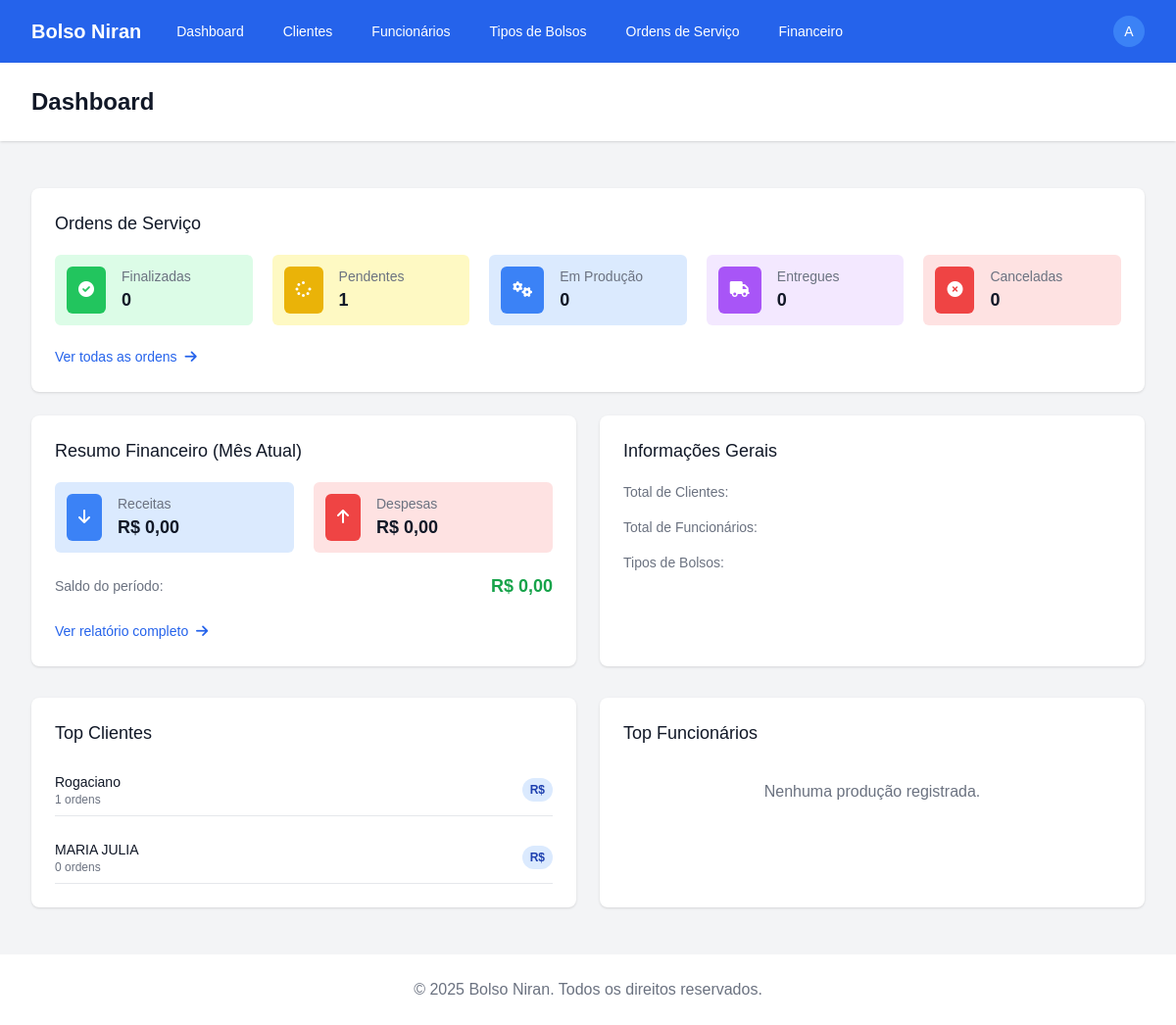
Before: /dashboard/ (signed in) with the older database file.
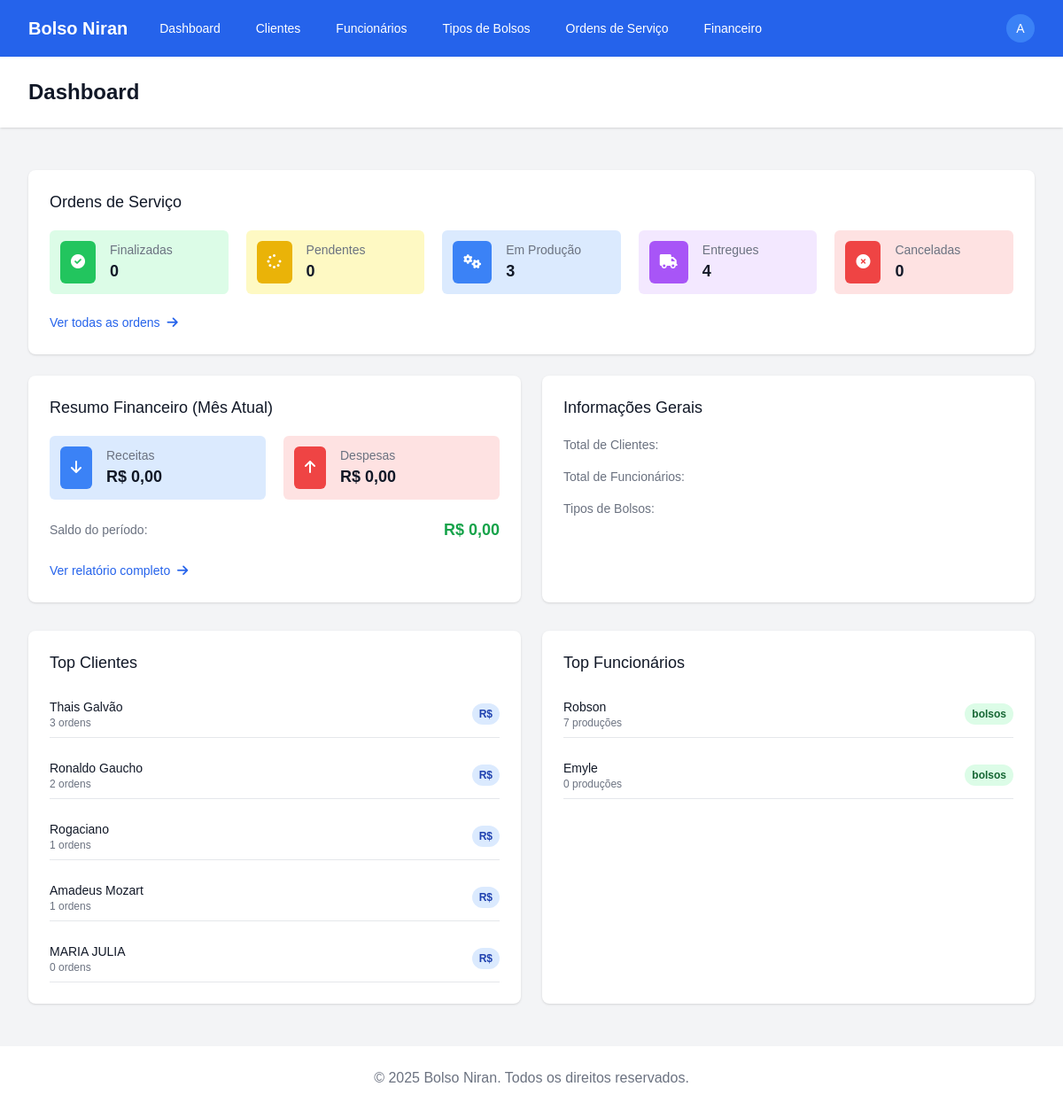
After: the same page with the newer database file.
### apps/clientes/models.py (models this page shows, shortened)
class Cliente(models.Model):
    nome = models.CharField(max_length=100)
    telefone = models.CharField(max_length=20)
    endereco = models.TextField()
    contato = models.CharField(max_length=100)
    email = models.EmailField(blank=True, null=True)
    data_cadastro = models.DateField(auto_now_add=True)
    class Meta:
        verbose_name = 'Cliente'
        verbose_name_plural = 'Clientes'
        ordering = ['nome']

### apps/funcionarios/models.py (models this page shows, shortened)
class Funcionario(models.Model):
    nome = models.CharField(max_length=100)
    contato = models.CharField(max_length=20)
    email = models.EmailField(blank=True, null=True)
    data_admissao = models.DateField()
    ativo = models.BooleanField(default=True)

### apps/dashboard/views.py (the view)
# urls.py: path('', views.DashboardView.as_view(), name='index'),
class DashboardView(LoginRequiredMixin, TemplateView):
    template_name = 'dashboard/dashboard.html'
    def get_context_data(self, **kwargs):
        context = super().get_context_data(**kwargs)
        context['total_ordens'] = OrdemServico.objects.count()
        context['ordens_pendentes'] = OrdemServico.objects.filter(status='pendente').count()
        context['ordens_em_producao'] = OrdemServico.objects.filter(status='em_producao').count()
        context['ordens_finalizadas'] = OrdemServico.objects.filter(status='finalizado').count()
        context['ordens_entregue'] = OrdemServico.objects.filter(status='entregue').count()
        context['ordens_canceladas'] = OrdemServico.objects.filter(status='cancelado').count()
        context['resumo_financeiro'] = ResumoFinanceiro.calcular_resumo()
        context['top_clientes'] = Cliente.objects.annotate(
            total_ordens=Count('ordemservico')
        ).order_by('-total_ordens')[:5]
        context['top_funcionarios'] = Funcionario.objects.annotate(
            total_producoes=Count('producaoos')
        ).order_by('-total_producoes')[:5]
        return context

### templates/dashboard/dashboard.html (shortened to what the changed rows need)
{% extends 'base.html' %}
{% block header %}Dashboard{% endblock %}
{% block content %}
<div class="bg-white overflow-hidden shadow rounded-lg mb-6">
  <div class="px-4 py-5 sm:p-6">
    <div class="mt-5 grid grid-cols-1 gap-5 sm:grid-cols-3 md:grid-cols-5">
      <div class="bg-yellow-100 rounded-md p-3">
        <div class="flex items-center">
          <div class="ml-4">
            <p class="text-sm font-medium text-gray-500">Pendentes</p>
            <p class="text-lg font-semibold text-gray-900">{{ ordens_pendentes }}</p>
          </div>
        </div>
      </div>
      <div class="bg-blue-100 rounded-md p-3">
        <div class="flex items-center">
          <div class="ml-4">
            <p class="text-sm font-medium text-gray-500">Em Produção</p>
            <p class="text-lg font-semibold text-gray-900">{{ ordens_em_producao }}</p>
          </div>
        </div>
      </div>
      <div class="bg-purple-100 rounded-md p-3">
        <div class="flex items-center">
          <div class="ml-4">
            <p class="text-sm font-medium text-gray-500">Entregues</p>
            <p class="text-lg font-semibold text-gray-900">{{ ordens_entregue }}</p>
          </div>
        </div>
      </div>
    </div>
  </div>
</div>
<div class="mt-8 grid grid-cols-1 md:grid-cols-2 gap-6">
  <div class="bg-white overflow-hidden shadow rounded-lg">
    <div class="px-4 py-5 sm:p-6">
      {% if top_clientes %}
        <div class="mt-5 space-y-4">
          {% for cliente in top_clientes %}
            <div class="flex items-center justify-between py-2 border-b">
              <div class="flex-1">
                <p class="text-sm font-medium text-gray-900">{{ cliente.nome }}</p>
                <p class="text-xs text-gray-500">{{ cliente.total_ordens }} ordens</p>
              </div>
              <span class="px-2 py-1 text-xs font-semibold rounded-full bg-blue-100 text-blue-800">
                R$ {{ cliente.valor_total|floatformat:2 }}
              </span>
            </div>
          {% endfor %}
        </div>
      {% else %}
        <div class="mt-5 text-center text-gray-500 py-4">
          <p>Nenhum cliente com ordens registradas.</p>
        </div>
      {% endif %}
    </div>
  </div>
  <div class="bg-white overflow-hidden shadow rounded-lg">
    <div class="px-4 py-5 sm:p-6">
      {% if top_funcionarios %}
        <div class="mt-5 space-y-4">
          {% for funcionario in top_funcionarios %}
            <div class="flex items-center justify-between py-2 border-b">
              <div class="flex-1">
                <p class="text-sm font-medium text-gray-900">{{ funcionario.nome }}</p>
                <p class="text-xs text-gray-500">{{ funcionario.total_producoes }} produções</p>
              </div>
              <span class="px-2 py-1 text-xs font-semibold rounded-full bg-green-100 text-green-800">
                {{ funcionario.total_bolsos }} bolsos
              </span>
            </div>
          {% endfor %}
        </div>
      {% else %}
        <div class="mt-5 text-center text-gray-500 py-4">
          <p>Nenhuma produção registrada.</p>
        </div>
      {% endif %}
    </div>
  </div>
</div>
{% endblock %}

Changed rows visible on the page:
added Cliente: nome "Thais Galvão", total_ordens "3"
added Cliente: nome "Ronaldo Gaucho", total_ordens "2"
added Cliente: nome "Amadeus Mozart", total_ordens "1"
added Funcionario: nome "Robson", total_producoes "7"
added Funcionario: nome "Emyle", total_producoes "0"
Other visible differences:
{{ ordens_pendentes }}: "1" → "0"
{{ ordens_em_producao }}: "0" → "3"
{{ ordens_entregue }}: "0" → "4"
text no longer shown: "Nenhuma produção registrada."
